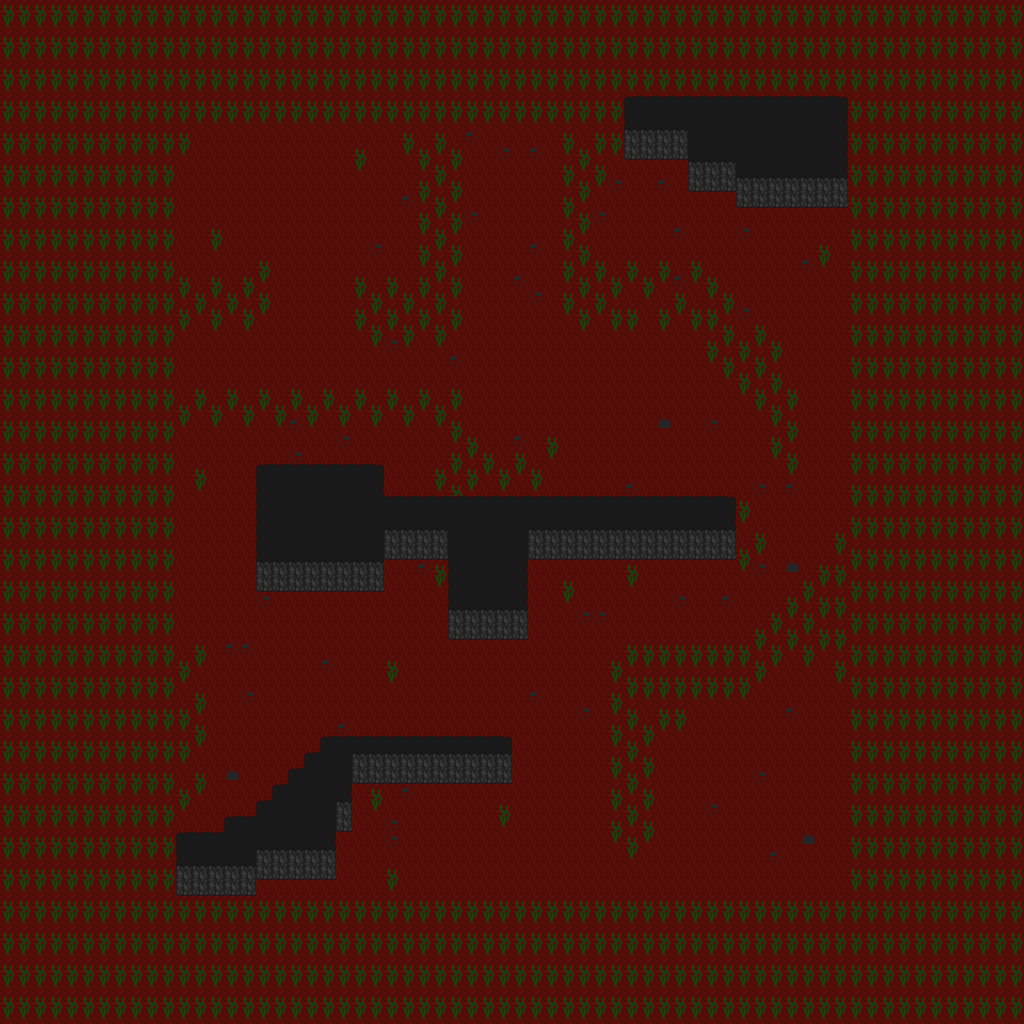

A 2D game scene composited from a Tiled map and its tileset images. What follows is a short description and the map's XML, with each tile layer's data collapsed to a summary:
An orthogonal 64x64 tile map with 16x16 px tiles, 2 tile layers (Tile Layer 1, Collision Layer) and 21 objects (9x SKELETON, 4x CHEST, 4x FIRE_BAT, START, RED_PORTAL, ...).

<map version="1.2" tiledversion="1.2.3536" orientation="orthogonal" renderorder="right-down" width="64" height="64" tilewidth="16" tileheight="16" infinite="0" nextlayerid="4" nextobjectid="170">
 <tileset firstgid="1" source="FIRELANDS.tsx" />
 <layer id="1" name="Tile Layer 1" width="64" height="64">
  <data>[4096 cells, 4096 non-empty, 6 distinct tile ids]</data>
 </layer>
 <layer id="2" name="Collision Layer" width="64" height="64">
  <data>[4096 cells, 2774 non-empty, 10 distinct tile ids]</data>
 </layer>
 <objectgroup id="3" name="Object Layer 1">
  <object id="2" name="START" x="497.5" y="234.083" width="26" height="24.75" />
  <object id="3" name="RED_PORTAL" x="491" y="200.333" />
  <object id="4" name="CASTLE" type="TELEPORTER" x="489.5" y="203.333">
   <properties>
    <property name="ID" type="int" value="1004" />
   </properties>
  </object>
  <object id="146" name="CHEST" x="301.333" y="155.333" />
  <object id="147" name="CHEST" x="806" y="691.667" />
  <object id="148" name="CHEST" x="419.5" y="449" />
  <object id="149" name="CHEST" x="647" y="177.333" />
  <object id="155" name="FIRE_BAT" x="378.667" y="834" />
  <object id="156" name="FIRE_BAT" x="721.333" y="731.333" />
  <object id="157" name="FIRE_BAT" x="411.333" y="578" />
  <object id="158" name="FIRE_BAT" x="789.333" y="236.667" />
  <object id="159" name="SKELETON" x="708.727" y="210.364" />
  <object id="161" name="SKELETON" x="829" y="758.5" />
  <object id="162" name="SKELETON" x="825.5" y="875.5" />
  <object id="163" name="SKELETON" x="235" y="457" />
  <object id="164" name="SKELETON" x="233" y="544" />
  <object id="165" name="SKELETON" x="224" y="184" />
  <object id="166" name="SKELETON" x="376" y="192.5" />
  <object id="167" name="GREEN_SNAKE" x="584.667" y="402.667" />
  <object id="168" name="SKELETON" x="231.5" y="750" />
  <object id="169" name="SKELETON" x="418" y="806" />
 </objectgroup>
</map>
